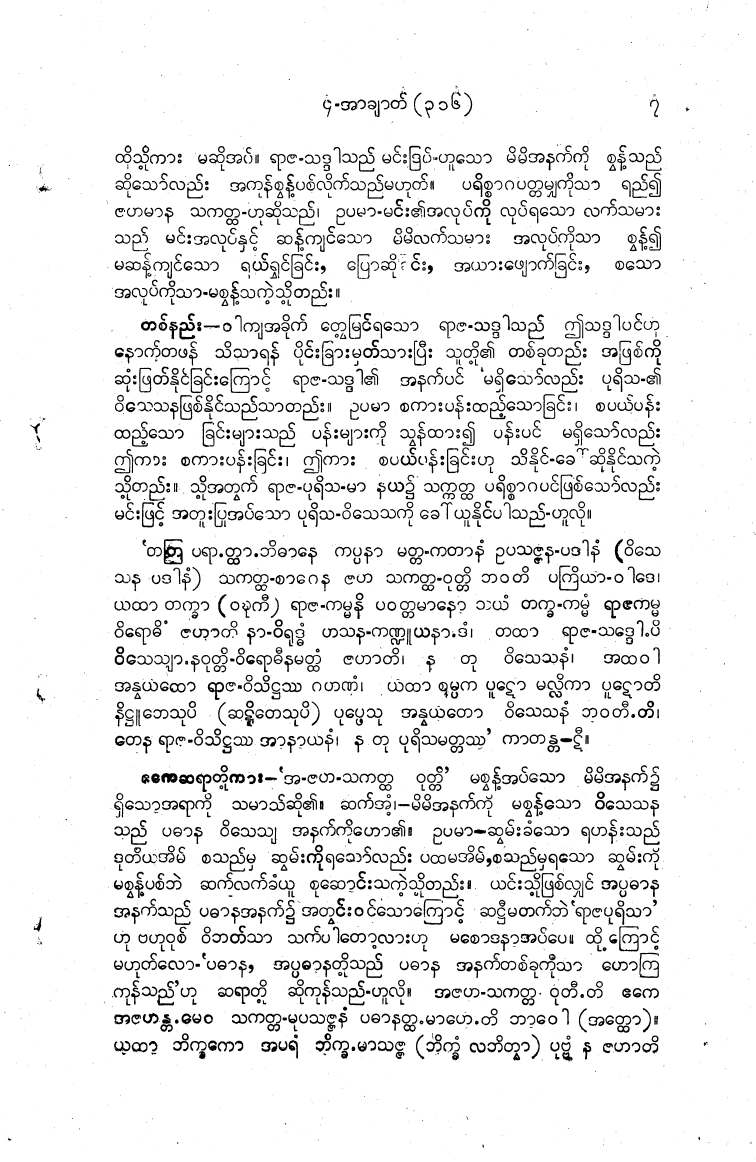
#> input picture textline_segment/sample/grammar_nsy.tif, 3776 x 5808 px (shown at 1/5 size)
$ python -i line_segment.py   (imports and definitions only)
#> lines starting #> are read from the running program, lines starting #| are printed output that depends on the picture; after the words box and inside, x2 and y2 are one past the last pixel; in counts of white or black regions, pixels touching at a corner belong together
### textline_segment/img_utils.py
# -*- coding: utf-8 -*-

import cv2
import numpy as np

# [74 lines left out: functions resize, clean, deskew, get_average_height, merge_rect, invert, not called in this run]

def black(width,height):
    return np.zeros((width,height), dtype = "uint8")

# [7 lines left out: function get_bounded_box_image, not called in this run]

### textline_segment/line_segment.py
# -*- coding: utf-8 -*-

import cv2
import numpy as np
import img_utils

line_spacing = 12
extend_point = 40
extra_padding = 8

def get_average_height(rects):
    line_count = len(rects)
    total_height = sum([rect[3] for rect in rects])
    return int(total_height / line_count)

# [8 lines left out: function merge_rect, not called in this run]

def enlarge(rect):
    x, y, w, h = rect
    # re_extend top and bottom, re_shrink left and right to match original contour
    # and add extra padding to ensure to cover line

    x += ( extend_point - extra_padding  )
    y -= ( line_spacing + extra_padding  )
    w -= ( (extend_point * 2) - ( extra_padding ) )
    h += ( line_spacing + extra_padding )
    return (x, y, w, h)

def get_lines(img):
    # binary = img_utils.invert(img)
    binary = cv2.bitwise_not(img)
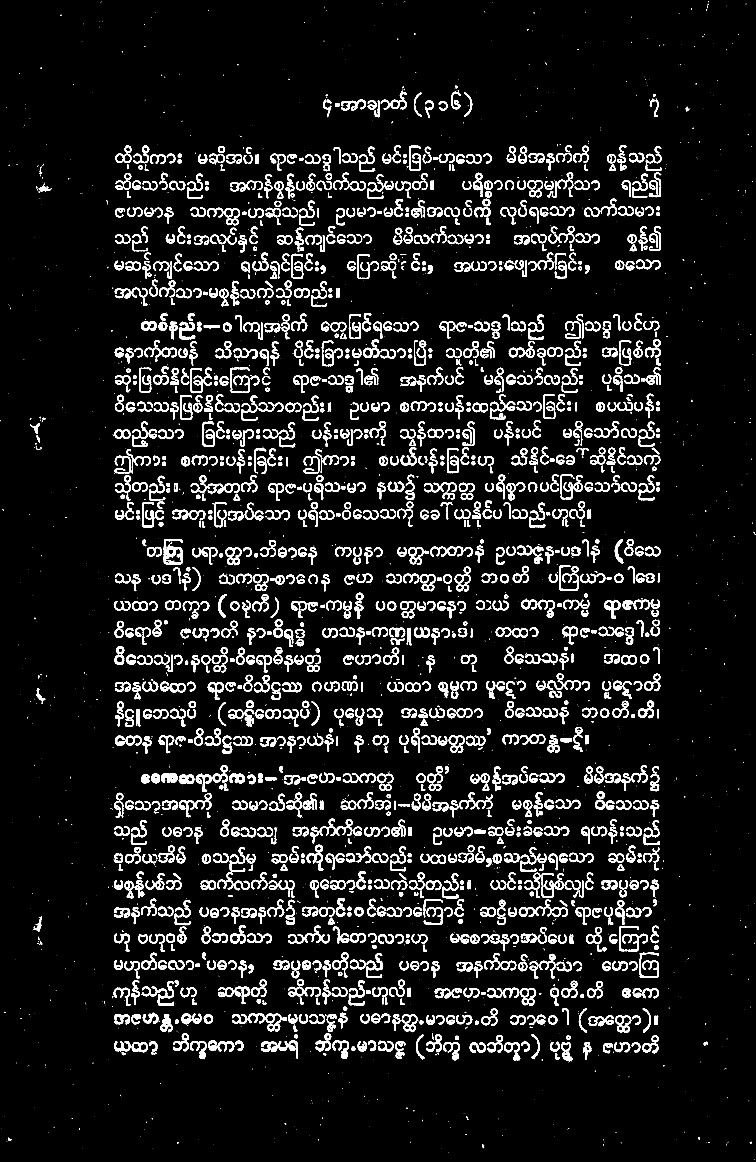
#> binary: shape (5808, 3776) (shown at 1/5 size); 7.3% white; 3689 white regions (1724 under 20 px)
    # binary = (255-img)
    width, height = binary.shape
    black = img_utils.black(width, height)
    #find contours
    ctrs, hier = cv2.findContours(binary, cv2.RETR_EXTERNAL, cv2.CHAIN_APPROX_SIMPLE)
#> ctrs = 3656 contours, 1749 with area under 20; largest, box (x1, y1, x2, y2) and area: (818, 2696, 914, 2822) 8523, (1039, 3410, 1120, 3500) 3818, (2010, 5071, 2086, 5161) 3670, (659, 5210, 738, 5262) 3179, (849, 3415, 928, 3463) 3036
    # contours to bounding Rectangle
    rects = [ cv2.boundingRect(ctr) for ctr in ctrs]
#> rects = 3656 items, first 6: (3772, 5795, 2, 2), (2243, 5760, 2, 1), (2206, 5744, 1, 1), (760, 5744, 1, 1), (414, 5744, 1, 1), (2422, 5738, 1, 1)
    # sorted by x coordinate
    rects = sorted(rects, key=lambda rect: rect[0])
#> rects = 3656 items, first 6: (1, 2101, 3, 5), (8, 5642, 1, 1), (12, 2547, 5, 8), (20, 5584, 1, 1), (23, 5059, 4, 6), (30, 537, 1, 3)
    # remove rect with low height from list
    rects = [rect for rect in rects if rect[3] > 5 ]
#> rects = 2036 items, first 6: (12, 2547, 5, 8), (23, 5059, 4, 6), (40, 5688, 17, 15), (44, 824, 6, 6), (52, 1540, 1, 6), (136, 3586, 3, 6)

    ###################################
    #### stage 1: merging character ###
    ###################################
    # draw rectangle on totally black image
    for rect in rects:
        x, y, w, h = rect
        # extend left and right of rectangle and shrink top and bottom
        x -= extend_point
        y += line_spacing
        w += extend_point * 2
        h -= line_spacing
        cv2.rectangle(black,(x,y),( x + w , y + h ),(255,255,255), -1)
#> this loop made 2036 passes
#> (rect, x, y, w, h) on passes 1 to 3: ((12, 2547, 5, 8), -28, 2559, 85, -4), ((23, 5059, 4, 6), -17, 5071, 84, -6), ((40, 5688, 17, 15), 0, 5700, 97, 3)
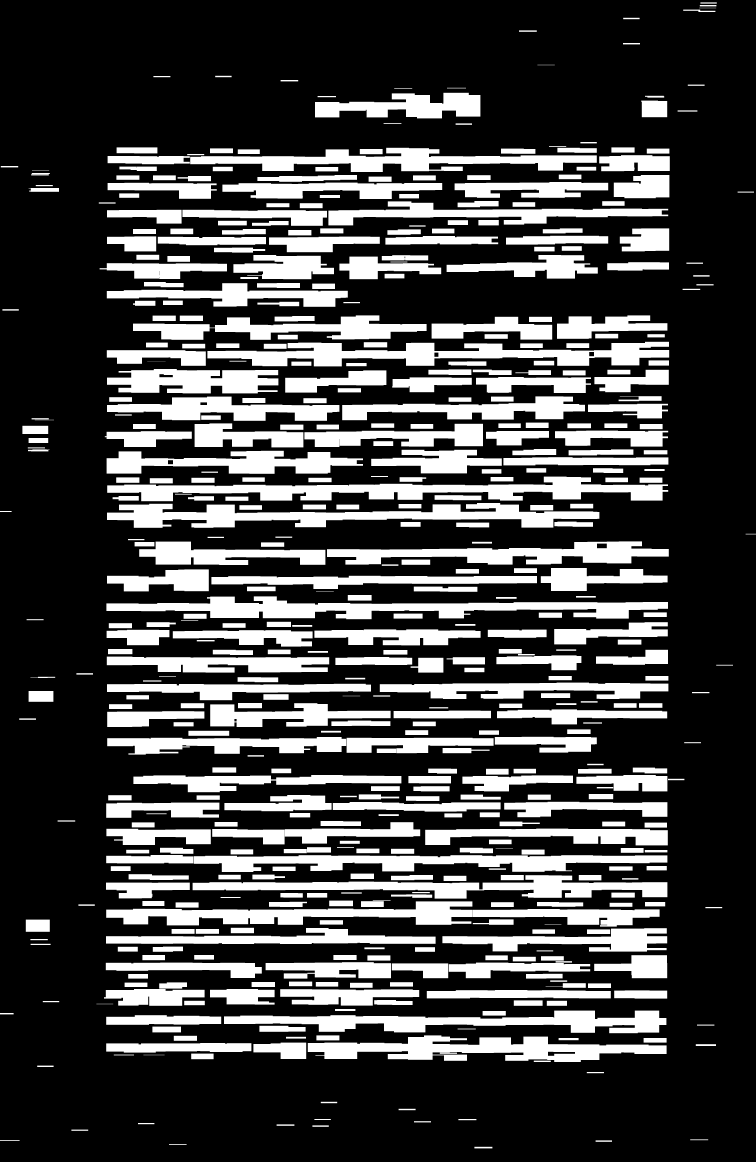
#> black: shape (5808, 3776) (shown at 1/5 size); 26.9% white; 522 white regions

    # re_retrive contours from previous draw rectangle
    ctrs, hier = cv2.findContours(black, cv2.RETR_EXTERNAL, cv2.CHAIN_APPROX_SIMPLE)
#> ctrs = 522 contours, 1 with area under 20; largest, box (x1, y1, x2, y2) and area: (536, 2383, 3341, 2506) 156900, (532, 2982, 3340, 3096) 150342, (535, 2515, 2997, 2639) 144146, (1037, 1709, 3346, 1832) 143212, (1539, 5177, 3333, 5310) 126834
    rects = [ cv2.boundingRect(ctr) for ctr in ctrs]
#> rects = 522 items, first 6: (2372, 5734, 90, 8), (845, 5720, 88, 4), (2978, 5702, 82, 7), (0, 5700, 98, 4), (3451, 5697, 90, 4), (357, 5648, 84, 6)

    ##################################################
    #### stage 2: drawing line box on blank image ####
    ##################################################
    black = img_utils.black(width, height)
    for rect in rects:
        x, y, w, h = rect
        cv2.rectangle(black,(x,y),( x + w , y + h ),(255,255,255), -1)
#> this loop made 522 passes
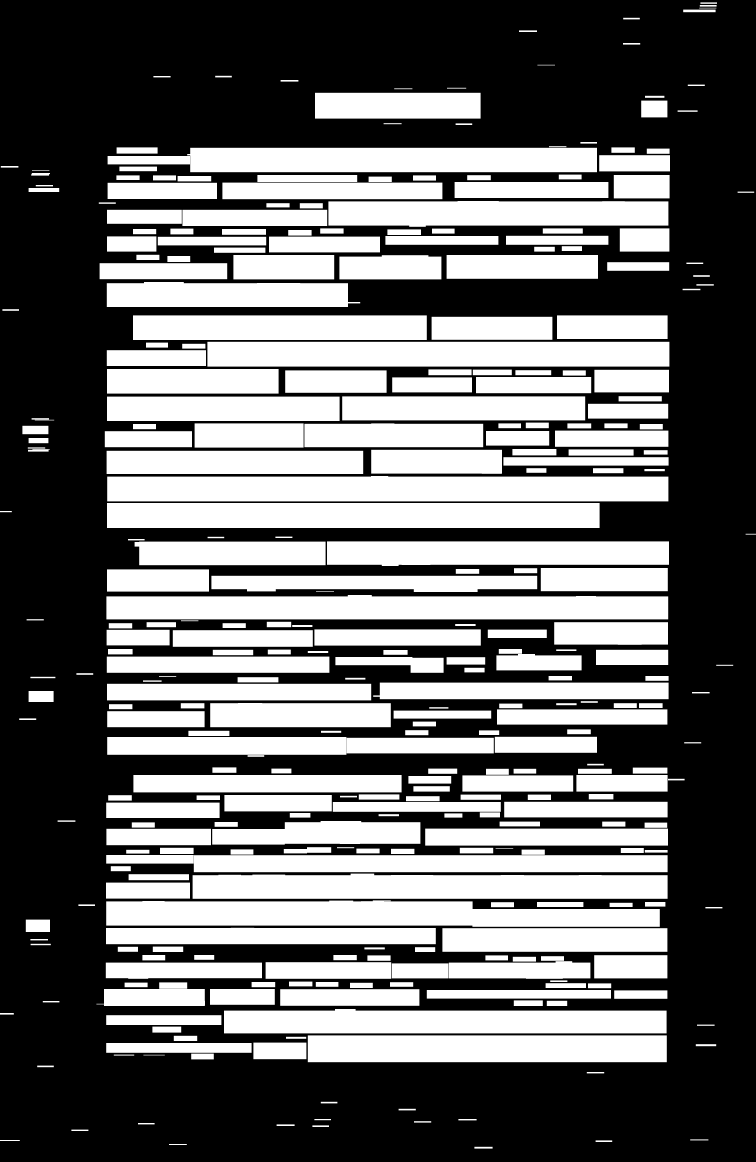
#> black: shape (5808, 3776) (shown at 1/5 size); 42.1% white; 341 white regions, largest, box (x1, y1, x2, y2) and area: (536, 2380, 3342, 2507) 348202, (532, 2975, 3341, 3097) 324075, (535, 2515, 2998, 2640) 307875

    ######################################################################
    #### stage 3: find and remove the lines which are separated from
    ### constant chracters line
    ######################################################################
    ctrs, hier = cv2.findContours(black, cv2.RETR_EXTERNAL, cv2.CHAIN_APPROX_SIMPLE)
    rects = [ cv2.boundingRect(ctr) for ctr in ctrs]
    rects = sorted(rects, key=lambda rect: rect[1])
    avg_height = get_average_height(rects)
    rects = [ rect for rect in rects if  avg_height < rect[3] * 2]

    black = img_utils.black(width, height)
    for rect in rects:
        x, y, w, h = rect
        cv2.rectangle(black,(x,y),( x + w , y + h ),(255,255,255), -1)
#> this loop made 240 passes
#> rect on passes 1 to 3: (1575, 464, 828, 129), (3206, 503, 131, 84), (3057, 737, 117, 27)
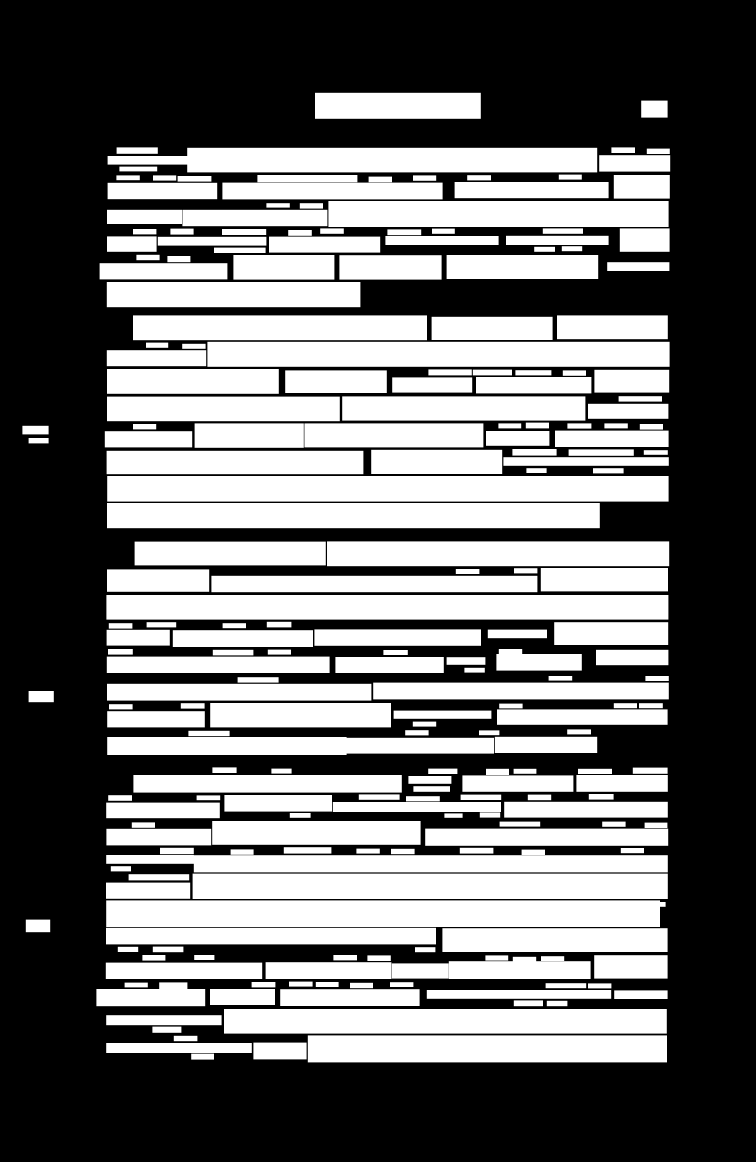
#> black: shape (5808, 3776) (shown at 1/5 size); 43.3% white; 229 white regions, largest, box (x1, y1, x2, y2) and area: (531, 4502, 3328, 4635) 368949, (536, 2380, 3343, 2508) 359296, (532, 2975, 3342, 3098) 345630

    ctrs, hier = cv2.findContours(black, cv2.RETR_EXTERNAL, cv2.CHAIN_APPROX_SIMPLE)
    rects = [ cv2.boundingRect(ctr) for ctr in ctrs]
    rects = sorted(rects, key=lambda rect: rect[1])
    lines = len(rects)
    print('initial line counts:', lines)
#| initial line counts: 229
    avg_height = get_average_height(rects)
    print('average_height: ', avg_height)
#| average_height:  56

    ######################################################################
    #### stage 4: reshape bounding rect for line which are wrong ###
    ######################################################################

    height_of_upper_vowels_line = (int) (avg_height / 4.5) # estimate vowel height
    # constant base line may be separated from above or blow or both
    for _ in range(2):
        for i, rect in enumerate(rects):
            x, y, w, h = rect
            if  h + height_of_upper_vowels_line < avg_height:
                print('line witout upper vowel or lower vowel: height is ', h)
                previous_rect = rects[i-1]
                new_height = h + height_of_upper_vowels_line
                if y - ( new_height + line_spacing) > previous_rect[1]:
                    y -= height_of_upper_vowels_line
                h += height_of_upper_vowels_line
                print('fiexed line height is ', h)
                # print('fixed rect: ', (x, y, w, h))
            rects[i]=(x,y, w, h)
#> this loop made 2 passes
#> (printed output is left out)

    #re_enlarge bounding box to cover lines
    rects = [ enlarge(rect) for rect in rects]

    return rects

>>> import cv2
>>> picture = cv2.imread('sample/grammar_nsy.tif', cv2.IMREAD_GRAYSCALE)
>>> result = get_lines(picture)

$ run again, on textline_segment/sample/buddhavan_0014.png
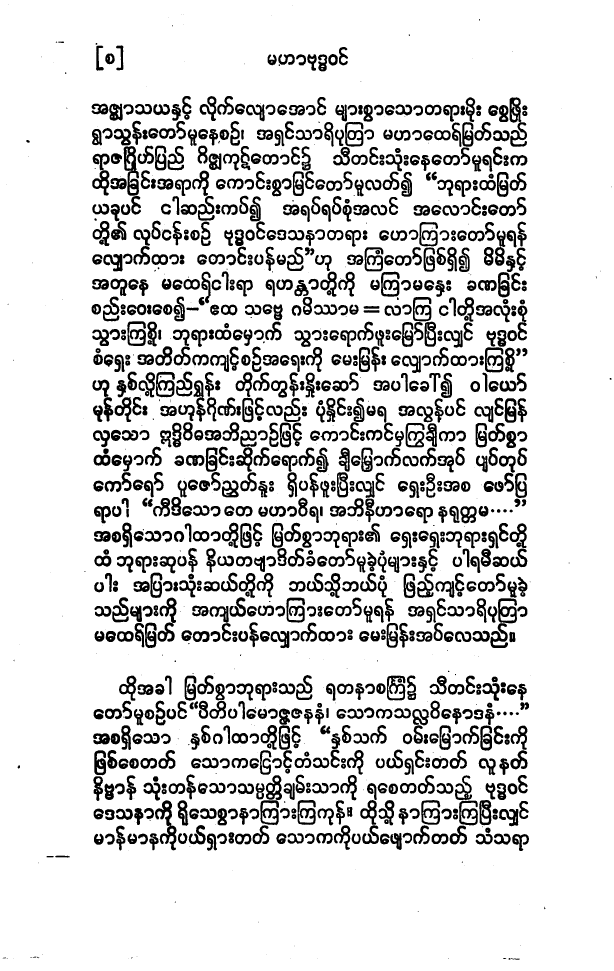
#> input picture textline_segment/sample/buddhavan_0014.png, 1840 x 2912 px (shown at 1/3 size)
#> picture: shape (2912, 1840); 85.2% white; 1274 black regions (246 under 20 px), largest, box (x1, y1, x2, y2) and area: (371, 438, 417, 587) 3419, (465, 2401, 530, 2551) 3346, (1529, 292, 1581, 440) 3309
#> in get_lines, `binary = cv2.bitwise_not(img)`:
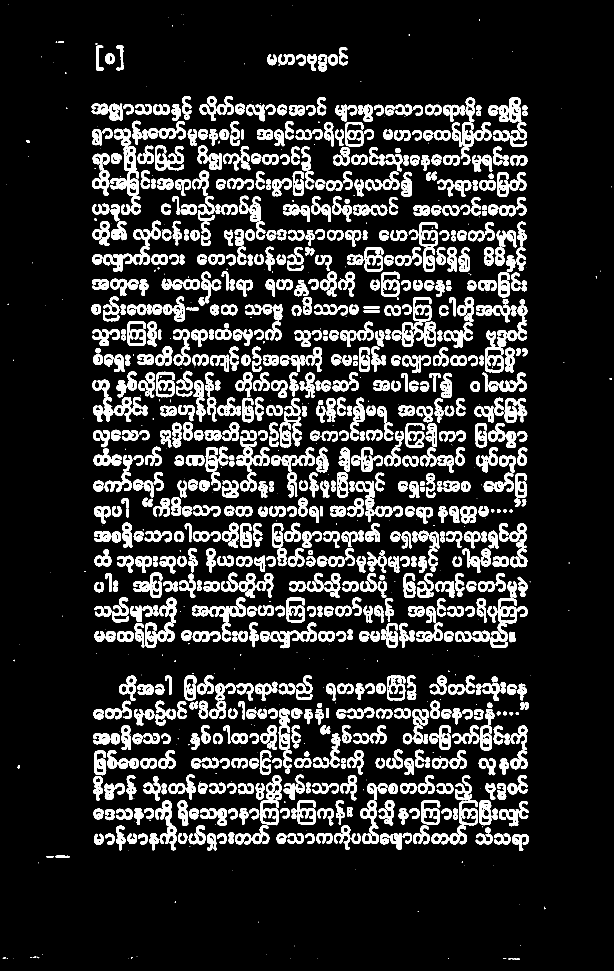
#> binary: shape (2912, 1840) (shown at 1/3 size); 14.8% white; 1274 white regions (246 under 20 px)
#> in get_lines, `ctrs, hier = cv2.findContours(binary, cv2.RETR_EXTERNAL, cv2.CHAIN_APP..`: ctrs = 1272 contours, 252 with area under 20; largest, box (x1, y1, x2, y2) and area: (371, 438, 417, 587) 4284, (1529, 292, 1581, 440) 3530, (1161, 2027, 1216, 2101) 3328, (465, 2401, 530, 2551) 3252, (277, 461, 329, 587) 3168
#> in get_lines, `rects = [ cv2.boundingRect(ctr) for ctr in ctrs]`: rects = 1272 items, first 6: (1540, 2875, 19, 4), (1526, 2874, 13, 5), (1510, 2874, 9, 3), (1346, 2874, 1, 3), (952, 2874, 1, 1), (870, 2874, 1, 1)
#> in get_lines, `rects = sorted(rects, key=lambda rect: rect[0])`: rects = 1272 items, first 6: (8, 2872, 9, 3), (20, 2874, 4, 1), (20, 554, 1, 1), (23, 911, 3, 3), (26, 14, 1, 1), (39, 1079, 3, 3)
#> in get_lines, `rects = [rect for rect in rects if rect[3] > 5 ]`: rects = 1024 items, first 6: (53, 2296, 7, 10), (79, 420, 10, 8), (166, 2567, 44, 6), (275, 912, 28, 32), (275, 311, 50, 33), (276, 837, 51, 32)
#> the loop in get_lines, `for rect in rects:` made 1024 passes
#> (rect, x, y, w, h) on passes 1 to 3: ((53, 2296, 7, 10), 13, 2308, 87, -2), ((79, 420, 10, 8), 39, 432, 90, -4), ((166, 2567, 44, 6), 126, 2579, 124, -6)
#> in get_lines, `ctrs, hier = cv2.findContours(black, cv2.RETR_EXTERNAL, cv2.CHAIN_APPR..`: ctrs = 42 contours; largest, box (x1, y1, x2, y2) and area: (237, 1127, 1623, 1269) 155826, (237, 449, 1623, 592) 148647, (241, 2412, 1628, 2554) 144158, (235, 300, 1623, 442) 132184, (235, 826, 1623, 969) 123492
#> in get_lines, `rects = [ cv2.boundingRect(ctr) for ctr in ctrs]`: rects = 42 items, first 6: (1592, 2728, 85, 5), (126, 2573, 125, 7), (241, 2412, 1387, 142), (240, 2335, 1384, 69), (13, 2306, 88, 3), (243, 2261, 1381, 66)
#> the loop in get_lines, `for rect in rects:` made 42 passes
#> in get_lines, `ctrs, hier = cv2.findContours(black, cv2.RETR_EXTERNAL, cv2.CHAIN_APPR..`: ctrs = 30 contours; largest, box (x1, y1, x2, y2) and area: (235, 826, 1624, 970) 198484, (237, 449, 1624, 593) 198198, (235, 300, 1624, 443) 197096, (241, 2412, 1629, 2555) 196954, (237, 1127, 1624, 1270) 196812
#> in get_lines, `rects = [ cv2.boundingRect(ctr) for ctr in ctrs]`: rects = 30 items, first 6: (1592, 2728, 86, 6), (126, 2573, 126, 8), (241, 2412, 1388, 143), (240, 2335, 1385, 70), (13, 2306, 89, 4), (243, 2261, 1382, 67)
#> in get_lines, `rects = sorted(rects, key=lambda rect: rect[1])`: rects = 30 items, first 6: (248, 148, 164, 66), (763, 153, 323, 63), (235, 300, 1389, 143), (39, 428, 92, 6), (237, 449, 1387, 144), (237, 599, 1384, 70)
#> line_count = 30
#> total_height = 2166
#> avg_height = 72
#> in get_lines, `rects = [ rect for rect in rects if  avg_height < rect[3] * 2]`: rects = 26 items, first 6: (248, 148, 164, 66), (763, 153, 323, 63), (235, 300, 1389, 143), (237, 449, 1387, 144), (237, 599, 1384, 70), (238, 674, 1384, 70)
#> the loop in get_lines, `for rect in rects:` made 26 passes
#> rect on passes 11 to 18: (237, 1127, 1387, 143), (239, 1279, 1385, 67), (241, 1352, 1383, 68), (240, 1428, 1383, 68), (242, 1503, 1379, 69), (242, 1580, 1380, 68), (243, 1656, 1381, 66), (243, 1730, 1381, 66)
#> after the loop in get_lines, `for rect in rects:`:
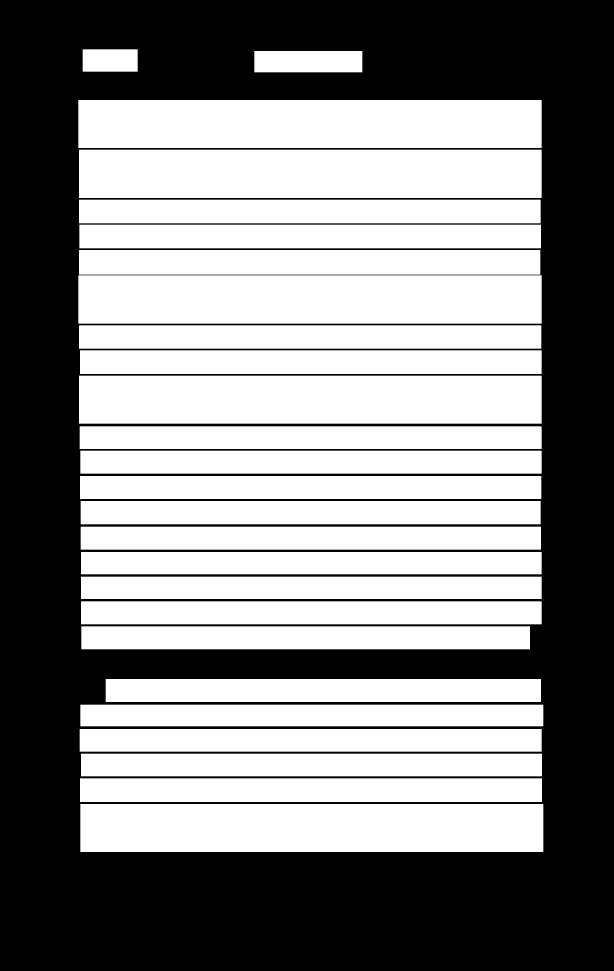
#> black: shape (2912, 1840) (shown at 1/3 size); 53.1% white; 1 black region, box (x1, y1, x2, y2) and area: (0, 0, 1840, 2912) 2511274
#| initial line counts: 26
#| average_height:  83
#> the loop in get_lines, `for _ in range(2):` made 2 passes
#| line witout upper vowel or lower vowel: height is  64
#| fiexed line height is  82
